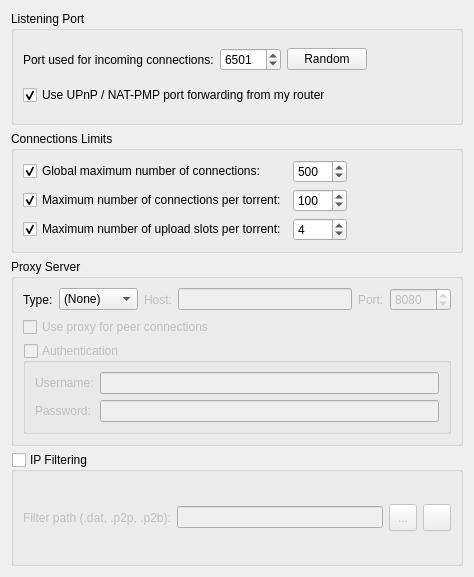
          <widget class="QWidget" name="scrollAreaWidgetContents_3">
           <property name="geometry">
            <rect>
             <x>0</x>
             <y>0</y>
             <width>474</width>
             <height>577</height>
            </rect>
           </property>
           <layout class="QVBoxLayout" name="verticalLayout_20">
            <item>
             <layout class="QHBoxLayout">
              <item>
               <widget class="QGroupBox" name="ListeningPortBox">
                <property name="title">
                 <string>Listening Port</string>
                </property>
                <layout class="QVBoxLayout">
                 <item>
                  <layout class="QHBoxLayout">
                   <item>
                    <widget class="QLabel" name="lbl_ports">
                     <property name="text">
                      <string>Port used for incoming connections:</string>
                     </property>
                    </widget>
                   </item>
                   <item>
                    <widget class="QSpinBox" name="spinPort">
                     <property name="minimum">
                      <number>1</number>
                     </property>
                     <property name="maximum">
                      <number>65535</number>
                     </property>
                     <property name="value">
                      <number>6501</number>
                     </property>
                    </widget>
                   </item>
                   <item>
                    <widget class="QPushButton" name="randomButton">
                     <property name="text">
                      <string>Random</string>
                     </property>
                    </widget>
                   </item>
                   <item>
                    <spacer>
                     <property name="orientation">
                      <enum>Qt::Horizontal</enum>
                     </property>
                     <property name="sizeHint" stdset="0">
                      <size>
                       <width>20</width>
                       <height>20</height>
                      </size>
                     </property>
                    </spacer>
                   </item>
                  </layout>
                 </item>
                 <item>
                  <widget class="QCheckBox" name="checkUPnP">
                   <property name="text">
                    <string>Use UPnP / NAT-PMP port forwarding from my router</string>
                   </property>
                   <property name="checked">
                    <bool>true</bool>
                   </property>
                  </widget>
                 </item>
                </layout>
               </widget>
              </item>
             </layout>
            </item>
            <item>
             <widget class="QGroupBox" name="nbConnecBox">
              <property name="title">
               <string>Connections Limits</string>
              </property>
              <layout class="QGridLayout" name="gridLayout">
               <item row="0" column="0">
                <widget class="QCheckBox" name="checkMaxConnecs">
                 <property name="text">
                  <string>Global maximum number of connections:</string>
                 </property>
                 <property name="checked">
                  <bool>true</bool>
                 </property>
                </widget>
               </item>
               <item row="0" column="1">
                <widget class="QSpinBox" name="spinMaxConnec">
                 <property name="enabled">
                  <bool>true</bool>
                 </property>
                 <property name="minimum">
                  <number>2</number>
                 </property>
                 <property name="maximum">
                  <number>2000</number>
                 </property>
                 <property name="value">
                  <number>500</number>
                 </property>
                </widget>
               </item>
               <item row="1" column="0">
                <widget class="QCheckBox" name="checkMaxConnecsPerTorrent">
                 <property name="text">
                  <string>Maximum number of connections per torrent:</string>
                 </property>
                 <property name="checked">
                  <bool>true</bool>
                 </property>
                </widget>
               </item>
               <item row="1" column="1">
                <widget class="QSpinBox" name="spinMaxConnecPerTorrent">
                 <property name="minimum">
                  <number>2</number>
                 </property>
                 <property name="maximum">
                  <number>2000</number>
                 </property>
                 <property name="value">
                  <number>100</number>
                 </property>
                </widget>
               </item>
               <item row="2" column="0">
                <widget class="QCheckBox" name="checkMaxUploadsPerTorrent">
                 <property name="text">
                  <string>Maximum number of upload slots per torrent:</string>
                 </property>
                 <property name="checked">
                  <bool>true</bool>
                 </property>
                </widget>
               </item>
               <item row="2" column="1">
                <widget class="QSpinBox" name="spinMaxUploadsPerTorrent">
                 <property name="maximum">
                  <number>500</number>
                 </property>
                 <property name="value">
                  <number>4</number>
                 </property>
                </widget>
               </item>
               <item row="0" column="2">
                <spacer name="horizontalSpacer_3">
                 <property name="orientation">
                  <enum>Qt::Horizontal</enum>
                 </property>
                 <property name="sizeHint" stdset="0">
                  <size>
                   <width>40</width>
                   <height>20</height>
                  </size>
                 </property>
                </spacer>
               </item>
               <item row="1" column="2">
                <spacer name="horizontalSpacer_4">
                 <property name="orientation">
                  <enum>Qt::Horizontal</enum>
                 </property>
                 <property name="sizeHint" stdset="0">
                  <size>
                   <width>40</width>
                   <height>20</height>
                  </size>
                 </property>
                </spacer>
               </item>
               <item row="2" column="2">
                <spacer name="horizontalSpacer_6">
                 <property name="orientation">
                  <enum>Qt::Horizontal</enum>
                 </property>
                 <property name="sizeHint" stdset="0">
                  <size>
                   <width>40</width>
                   <height>20</height>
                  </size>
                 </property>
                </spacer>
               </item>
              </layout>
             </widget>
            </item>
            <item>
             <widget class="QGroupBox" name="groupProxy">
              <property name="enabled">
               <bool>true</bool>
              </property>
              <property name="title">
               <string>Proxy Server</string>
              </property>
              <layout class="QVBoxLayout" name="verticalLayout_29">
               <item>
                <layout class="QHBoxLayout" name="_2">
                 <item>
                  <widget class="QLabel" name="ProxyType_lbl">
                   <property name="text">
                    <string>Type:</string>
                   </property>
                  </widget>
                 </item>
                 <item>
                  <widget class="QComboBox" name="comboProxyType">
                   <item>
                    <property name="text">
                     <string>(None)</string>
                    </property>
                   </item>
                   <item>
                    <property name="text">
                     <string>SOCKS4</string>
                    </property>
                   </item>
                   <item>
                    <property name="text">
                     <string>SOCKS5</string>
                    </property>
                   </item>
                   <item>
                    <property name="text">
                     <string>HTTP</string>
                    </property>
                   </item>
                  </widget>
                 </item>
                 <item>
                  <widget class="QLabel" name="lblProxyIP">
                   <property name="enabled">
                    <bool>false</bool>
                   </property>
                   <property name="text">
                    <string>Host:</string>
                   </property>
                  </widget>
                 </item>
                 <item>
                  <widget class="QLineEdit" name="textProxyIP">
                   <property name="enabled">
                    <bool>false</bool>
                   </property>
                   <property name="text">
                    <string/>
                   </property>
                   <property name="maxLength">
                    <number>75</number>
                   </property>
                   <property name="echoMode">
                    <enum>QLineEdit::Normal</enum>
                   </property>
                  </widget>
                 </item>
                 <item>
                  <widget class="QLabel" name="lblProxyPort">
                   <property name="enabled">
                    <bool>false</bool>
                   </property>
                   <property name="text">
                    <string>Port:</string>
                   </property>
                  </widget>
                 </item>
                 <item>
                  <widget class="QSpinBox" name="spinProxyPort">
                   <property name="enabled">
                    <bool>false</bool>
                   </property>
                   <property name="minimum">
                    <number>1</number>
                   </property>
                   <property name="maximum">
                    <number>65535</number>
                   </property>
                   <property name="value">
                    <number>8080</number>
                   </property>
                  </widget>
                 </item>
                </layout>
               </item>
               <item>
                <widget class="QCheckBox" name="checkProxyPeerConnecs">
                 <property name="enabled">
                  <bool>false</bool>
                 </property>
                 <property name="toolTip">
                  <string>Otherwise, the proxy server is only used for tracker connections</string>
                 </property>
                 <property name="text">
                  <string>Use proxy for peer connections</string>
                 </property>
                </widget>
               </item>
               <item>
                <widget class="QGroupBox" name="checkProxyAuth">
                 <property name="enabled">
                  <bool>false</bool>
                 </property>
                 <property name="title">
                  <string>Authentication</string>
                 </property>
                 <property name="checkable">
                  <bool>true</bool>
                 </property>
                 <property name="checked">
                  <bool>false</bool>
                 </property>
                 <layout class="QVBoxLayout" name="verticalLayout_24">
                  <item>
                   <layout class="QGridLayout" name="gridLayout_12">
                    <item row="0" column="0">
                     <widget class="QLabel" name="lblProxyUsername">
                      <property name="text">
                       <string>Username:</string>
                      </property>
                     </widget>
                    </item>
                    <item row="0" column="1">
                     <widget class="QLineEdit" name="textProxyUsername">
                      <property name="text">
                       <string/>
                      </property>
                      <property name="maxLength">
                       <number>1000</number>
                      </property>
                      <property name="echoMode">
                       <enum>QLineEdit::Normal</enum>
                      </property>
                     </widget>
                    </item>
                    <item row="1" column="0">
                     <widget class="QLabel" name="lblProxyPassword">
                      <property name="text">
                       <string>Password:</string>
                      </property>
                     </widget>
                    </item>
                    <item row="1" column="1">
                     <widget class="QLineEdit" name="textProxyPassword">
                      <property name="text">
                       <string/>
                      </property>
                      <property name="maxLength">
                       <number>1000</number>
                      </property>
                      <property name="echoMode">
                       <enum>QLineEdit::Password</enum>
                      </property>
                     </widget>
                    </item>
                   </layout>
                  </item>
                 </layout>
                </widget>
               </item>
              </layout>
             </widget>
            </item>
            <item>
             <widget class="QGroupBox" name="checkIPFilter">
              <property name="title">
               <string>IP Filtering</string>
              </property>
              <property name="checkable">
               <bool>true</bool>
              </property>
              <property name="checked">
               <bool>false</bool>
              </property>
              <layout class="QGridLayout" name="gridLayout_14">
               <item row="0" column="0">
                <widget class="QLabel" name="lblFilterPath">
                 <property name="text">
                  <string>Filter path (.dat, .p2p, .p2b):</string>
                 </property>
                </widget>
               </item>
               <item row="0" column="1">
                <widget class="QLineEdit" name="textFilterPath"/>
               </item>
               <item row="0" column="2">
                <widget class="QToolButton" name="browseFilterButton">
                 <property name="minimumSize">
                  <size>
                   <width>28</width>
                   <height>27</height>
                  </size>
                 </property>
                 <property name="text">
                  <string notr="true">...</string>
                 </property>
                </widget>
               </item>
               <item row="0" column="3">
                <widget class="QToolButton" name="IpFilterRefreshBtn">
                 <property name="minimumSize">
                  <size>
                   <width>28</width>
                   <height>27</height>
                  </size>
                 </property>
                 <property name="toolTip">
                  <string>Reload the filter</string>
                 </property>
                 <property name="text">
                  <string/>
                 </property>
                 <property name="iconSize">
                  <size>
                   <width>16</width>
                   <height>16</height>
                  </size>
                 </property>
                </widget>
               </item>
              </layout>
             </widget>
            </item>
           </layout>
          </widget>
